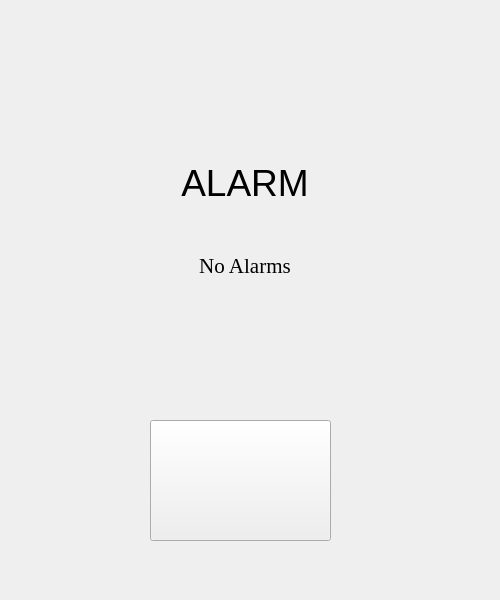
<?xml version="1.0" encoding="UTF-8"?>
<ui version="4.0">
 <class>Alarm</class>
 <widget class="QWidget" name="Alarm">
  <property name="geometry">
   <rect>
    <x>0</x>
    <y>0</y>
    <width>500</width>
    <height>600</height>
   </rect>
  </property>
  <property name="minimumSize">
   <size>
    <width>500</width>
    <height>600</height>
   </size>
  </property>
  <property name="maximumSize">
   <size>
    <width>500</width>
    <height>600</height>
   </size>
  </property>
  <property name="windowTitle">
   <string>Form</string>
  </property>
  <property name="layoutDirection">
   <enum>Qt::LeftToRight</enum>
  </property>
  <property name="autoFillBackground">
   <bool>true</bool>
  </property>
  <widget class="QPushButton" name="addButton">
   <property name="geometry">
    <rect>
     <x>150</x>
     <y>420</y>
     <width>181</width>
     <height>121</height>
    </rect>
   </property>
   <property name="text">
    <string/>
   </property>
  </widget>
  <widget class="QWidget" name="">
   <property name="geometry">
    <rect>
     <x>70</x>
     <y>130</y>
     <width>351</width>
     <height>161</height>
    </rect>
   </property>
   <layout class="QVBoxLayout" name="verticalLayout">
    <property name="sizeConstraint">
     <enum>QLayout::SetDefaultConstraint</enum>
    </property>
    <property name="leftMargin">
     <number>100</number>
    </property>
    <item>
     <widget class="QLabel" name="alarm">
      <property name="maximumSize">
       <size>
        <width>150</width>
        <height>16777215</height>
       </size>
      </property>
      <property name="font">
       <font>
        <pointsize>28</pointsize>
       </font>
      </property>
      <property name="text">
       <string>ALARM</string>
      </property>
      <property name="alignment">
       <set>Qt::AlignCenter</set>
      </property>
     </widget>
    </item>
    <item>
     <widget class="QLabel" name="label_2">
      <property name="maximumSize">
       <size>
        <width>150</width>
        <height>50</height>
       </size>
      </property>
      <property name="font">
       <font>
        <family>Times New Roman</family>
        <pointsize>16</pointsize>
       </font>
      </property>
      <property name="text">
       <string>No Alarms</string>
      </property>
      <property name="alignment">
       <set>Qt::AlignCenter</set>
      </property>
     </widget>
    </item>
   </layout>
  </widget>
 </widget>
 <resources/>
 <connections/>
</ui>
